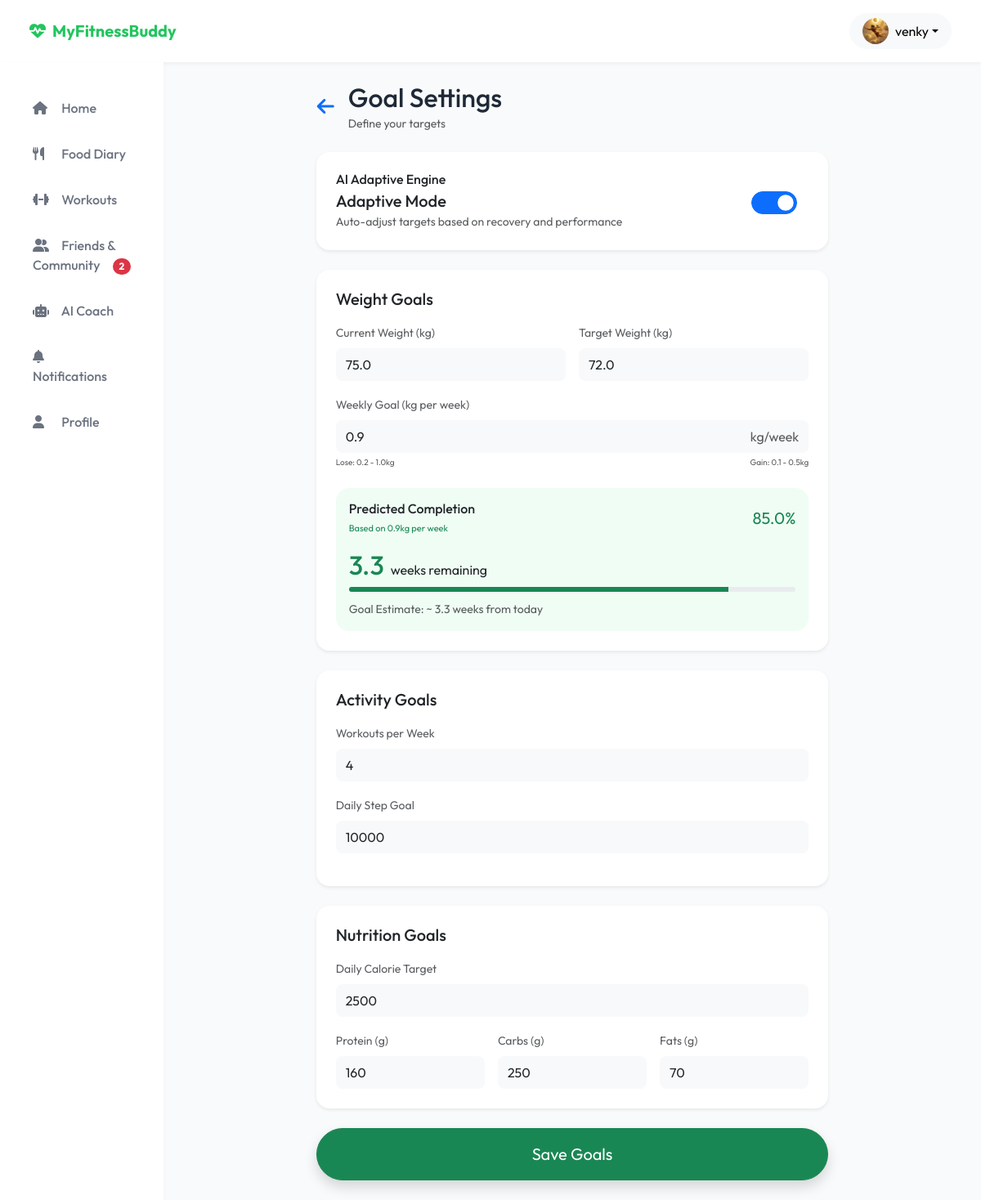
Screenshot of /goal-settings/ (signed in) with the database file from the repository.
### users/models.py (models this page shows, shortened)
class User(AbstractUser):
    phone_number = models.CharField(max_length=15, unique=True, null=True, blank=True)
    email = models.EmailField(unique=True)
    gender = models.CharField(max_length=10, null=True, blank=True)
    age = models.IntegerField(null=True, blank=True)
    country = models.CharField(max_length=100, null=True, blank=True)
    height_feet = models.IntegerField(null=True, blank=True)
    height_inches = models.IntegerField(null=True, blank=True)
    height_cm = models.FloatField(null=True, blank=True)
    current_weight = models.FloatField(null=True, blank=True)
    goal_weight = models.FloatField(null=True, blank=True)
    weight_kg = models.FloatField(null=True, blank=True)
    activity_level = models.CharField(max_length=50, null=True, blank=True)
    goals_completed = models.BooleanField(default=False)
    USERNAME_FIELD = 'email'
    REQUIRED_FIELDS = ['username']

class UserProfile(models.Model):
    user = models.OneToOneField(User, on_delete=models.CASCADE, related_name='profile')
    full_name = models.CharField(max_length=255, null=True, blank=True)
    bio = models.TextField(null=True, blank=True)
    profile_photo = models.ImageField(upload_to='profiles/', null=True, blank=True)
    fitness_level = models.CharField(max_length=50, null=True, blank=True)
    meal_planning_freq = models.CharField(max_length=50, null=True, blank=True)
    weekly_meal_plans = models.CharField(max_length=50, null=True, blank=True)
    weekly_goal = models.CharField(max_length=100, null=True, blank=True)
    streak = models.IntegerField(default=0)
    longest_streak = models.IntegerField(default=0)
    level = models.IntegerField(default=1)
    workouts_completed = models.IntegerField(default=0)
    xp = models.IntegerField(default=0)
    goals = models.ManyToManyField(Goal, blank=True)
    barriers = models.ManyToManyField(Barrier, blank=True)
    habits = models.ManyToManyField(Habit, blank=True)

class UserGoalSettings(models.Model):
    user = models.OneToOneField(settings.AUTH_USER_MODEL, on_delete=models.CASCADE, related_name='goal_settings')
    primary_goal = models.CharField(max_length=50, default="BuildMuscle")
    current_weight = models.FloatField(default=72.0)
    target_weight = models.FloatField(default=75.0)
    weekly_goal_weight = models.FloatField(default=0.5)
    current_body_fat = models.FloatField(default=18.0)
    target_body_fat = models.FloatField(default=15.0)
    muscle_mass_goal = models.FloatField(default=35.0)
    workouts_per_week = models.IntegerField(default=4)
    daily_step_goal = models.IntegerField(default=10000)
    weekly_calorie_burn_goal = models.IntegerField(default=2000)
    daily_calorie_target = models.IntegerField(default=2500)
    protein_g = models.IntegerField(default=160)
    carbs_g = models.IntegerField(default=250)
    fats_g = models.IntegerField(default=70)
    is_adaptive_mode_enabled = models.BooleanField(default=False)
    quiet_hours_from = models.CharField(max_length=5, default="22:00")
    quiet_hours_to = models.CharField(max_length=5, default="07:00")

### web/views.py (the view, shortened to what this page needs)
# urls.py: path('goal-settings/', views.goal_settings_view, name='goal_settings'),
@login_required(login_url='login')
def goal_settings_view(request):
    goals_q, created = UserGoalSettings.objects.get_or_create(user=request.user)
    current_w = request.user.current_weight or 72.0
    target_w = goals_q.target_weight or 72.0
    weekly_w = goals_q.weekly_goal_weight or 0.5
    weight_diff = abs(current_w - target_w)
    weeks_remaining = round(weight_diff / weekly_w, 1) if weekly_w > 0 else 0
    completion_percentage = 0
    if weight_diff == 0:
        completion_percentage = 100
    else:
        completion_percentage = max(5, min(95, 100 - (weight_diff * 5)))
    context = {
        'goals': goals_q,
        'weeks_remaining': weeks_remaining,
        'completion_percentage': completion_percentage,
    }
    return render(request, 'web/goal_settings.html', context)

### web/context_processors.py (called while the page is built)
def social_context(request):
    if request.user.is_authenticated:
        pending_count = FriendRequest.objects.filter(receiver=request.user, status='pending').count()
        return {
            'pending_friend_requests_count': pending_count
        }
    return {
        'pending_friend_requests_count': 0
    }

### templates/web/goal_settings.html (shortened to what this page needs)
{% extends 'web/base.html' %}
{% block content %}
<div class="row justify-content-center">
    <div class="col-lg-8 col-md-10">
        <div class="d-flex align-items-center mb-4">
            <a href="{% url 'profile' %}" class="btn btn-link text-decoration-none p-0 me-3">
                <i class="fas fa-arrow-left text-primary fs-4"></i>
            </a>
            <div>
                <h2 class="font-weight-bold mb-0">Goal Settings</h2>
                <small class="text-muted">Define your targets</small>
            </div>
        </div>
        <form method="POST">
            <div class="card p-4 mb-4 border-0 shadow-sm rounded-4">
                <div class="d-flex justify-content-between align-items-center">
                    <div>
                        <h6 class="font-weight-bold mb-1">AI Adaptive Engine</h6>
                        <h5 class="mb-0">Adaptive Mode</h5>
                        <small class="text-muted">Auto-adjust targets based on recovery and performance</small>
                    </div>
                    <div class="form-check form-switch">
                        <input class="form-check-input fs-3" type="checkbox" role="switch" checked>
                    </div>
                </div>
            </div>
            <div class="card p-4 mb-4 border-0 shadow-sm rounded-4">
                <h5 class="font-weight-bold mb-3">Weight Goals</h5>
                <div class="row g-3">
                    <div class="col-6">
                        <label class="form-label text-muted small">Current Weight (kg)</label>
                        <input type="number" step="0.1" name="current_weight" class="form-control bg-light border-0 py-2 rounded-3" value="{{ request.user.current_weight|default:80.0 }}">
                    </div>
                    <div class="col-6">
                        <label class="form-label text-muted small">Target Weight (kg)</label>
                        <input type="number" step="0.1" name="target_weight" class="form-control bg-light border-0 py-2 rounded-3" value="{{ goals.target_weight|default:70.0 }}">
                    </div>
                    <div class="col-12 mt-3">
                        <label class="form-label text-muted small">Weekly Goal (kg per week)</label>
                        <div class="input-group">
                            <input type="number" step="0.1" name="weekly_goal_weight" class="form-control bg-light border-0 py-2 rounded-start-3" value="{{ goals.weekly_goal_weight|default:0.5 }}">
                            <span class="input-group-text bg-light border-0 text-muted small rounded-end-3">kg/week</span>
                        </div>
                        <div class="d-flex justify-content-between mt-1">
                            <small class="text-muted" style="font-size: 10px;">Lose: 0.2 - 1.0kg</small>
                            <small class="text-muted" style="font-size: 10px;">Gain: 0.1 - 0.5kg</small>
                        </div>
                    </div>
                </div>
                {% if weeks_remaining > 0 %}
                <div class="mt-4 p-3 rounded-4" style="background-color: #F0FDF4;">
                    <div class="d-flex justify-content-between align-items-center mb-2">
                        <div>
                            <h6 class="font-weight-bold text-dark mb-0">Predicted Completion</h6>
                            <small class="text-success" style="font-size: 11px;">Based on {{ goals.weekly_goal_weight }}kg per week</small>
                        </div>
                        <span class="text-success font-weight-bold fs-5">{{ completion_percentage }}%</span>
                    </div>
                    <div class="d-flex align-items-baseline mb-2 mt-3">
                        <h2 class="mb-0 text-success font-weight-bold me-2">{{ weeks_remaining }}</h2>
                        <span class="text-dark font-weight-bold">weeks remaining</span>
                    </div>
                    <div class="progress mb-2" style="height: 6px;">
                        <div class="progress-bar bg-success" role="progressbar" style="width: {{ completion_percentage }}%;"></div>
                    </div>
                    <small class="text-muted">Goal Estimate: ~ {{ weeks_remaining }} weeks from today</small>
                </div>
                {% else %}
                <div class="mt-4 p-3 rounded-4 bg-light">
                    <p class="mb-0 text-center text-muted">Set a target weight and weekly goal to see prediction.</p>
                </div>
                {% endif %}
            </div>
            <div class="card p-4 mb-4 border-0 shadow-sm rounded-4">
                <h5 class="font-weight-bold mb-3">Activity Goals</h5>
                <div class="mb-3">
                    <label class="form-label text-muted small">Workouts per Week</label>
                    <input type="number" name="workouts_per_week" class="form-control bg-light border-0 py-2 rounded-3" value="4">
                </div>
                <div class="mb-3">
                    <label class="form-label text-muted small">Daily Step Goal</label>
                    <input type="number" name="daily_step_goal" class="form-control bg-light border-0 py-2 rounded-3" value="{{ goals.daily_step_goal|default:10000 }}">
                </div>
            </div>
            <div class="card p-4 mb-4 border-0 shadow-sm rounded-4">
                <h5 class="font-weight-bold mb-3">Nutrition Goals</h5>
                <div class="mb-3">
                    <label class="form-label text-muted small">Daily Calorie Target</label>
                    <input type="number" name="daily_calorie_target" class="form-control bg-light border-0 py-2 rounded-3" value="{{ goals.daily_calorie_target|default:2500 }}">
                </div>
                <div class="row g-3">
                    <div class="col-4">
                        <label class="form-label text-muted small">Protein (g)</label>
                        <input type="number" name="protein_g" class="form-control bg-light border-0 py-2 rounded-3" value="{{ goals.protein_g|default:160 }}">
                    </div>
                    <div class="col-4">
                        <label class="form-label text-muted small">Carbs (g)</label>
                        <input type="number" name="carbs_g" class="form-control bg-light border-0 py-2 rounded-3" value="{{ goals.carbs_g|default:250 }}">
                    </div>
                    <div class="col-4">
                        <label class="form-label text-muted small">Fats (g)</label>
                        <input type="number" name="fats_g" class="form-control bg-light border-0 py-2 rounded-3" value="{{ goals.fats_g|default:70 }}">
                    </div>
                </div>
            </div>
            <button type="submit" class="btn btn-success w-100 rounded-pill py-3 font-weight-bold shadow fs-5">
                Save Goals
            </button>
        </form>
    </div>
</div>
{% endblock %}

### templates/web/base.html (shortened to what this page needs)
<!DOCTYPE html>
<html lang="en">
<head>
    <link href="https://cdn.jsdelivr.net/npm/bootstrap@5.3.0/dist/css/bootstrap.min.css" rel="stylesheet">
    <link rel="stylesheet" href="https://cdnjs.cloudflare.com/ajax/libs/font-awesome/6.4.0/css/all.min.css">
</head>
<body>
    {% if not hide_nav %}
    <nav class="navbar navbar-expand-lg navbar-light">
        <div class="container-fluid">
            <a class="navbar-brand d-flex align-items-center" href="/">
                <i class="fas fa-heartbeat me-2"></i> MyFitnessBuddy
            </a>
            <div class="ms-auto d-flex align-items-center">
                {% if user.is_authenticated %}
                <div class="dropdown">
                    <button class="btn btn-light dropdown-toggle d-flex align-items-center" type="button" id="userMenu" data-bs-toggle="dropdown" aria-expanded="false" style="border-radius: 50px; padding: 5px 15px;">
                        <img src="{% if user.profile.profile_photo %}{{ user.profile.profile_photo.url }}{% else %}https://ui-avatars.com/api/?name={{ user.username }}&background=22C55E&color=fff{% endif %}" alt="Profile" class="rounded-circle me-2" style="width: 32px; height: 32px; object-fit: cover;">
                        <span class="d-none d-md-inline">{{ user.username }}</span>
                    </button>
                </div>
                {% else %}
                <a href="{% url 'login' %}" class="btn btn-outline-success me-2 rounded-pill px-4">Login</a>
                <a href="{% url 'signup' %}" class="btn btn-primary rounded-pill px-4">Signup</a>
                {% endif %}
            </div>
        </div>
    </nav>
    {% endif %}
    <div class="container-fluid">
        <div class="row">
            {% if user.is_authenticated and not hide_nav %}
            <div class="col-lg-2 sidebar">
                <div class="nav flex-column">
                    <a class="nav-link {% if request.resolver_match.url_name == 'dashboard' %}active{% endif %}" href="{% url 'dashboard' %}">
                        <i class="fas fa-home"></i> Home
                    </a>
                    <a class="nav-link {% if request.resolver_match.url_name == 'food' %}active{% endif %}" href="{% url 'food' %}">
                        <i class="fas fa-utensils"></i> Food Diary
                    </a>
                    <a class="nav-link {% if request.resolver_match.url_name == 'workout' %}active{% endif %}" href="{% url 'workout' %}">
                        <i class="fas fa-dumbbell"></i> Workouts
                    </a>
                    <a class="nav-link {% if request.resolver_match.url_name == 'friends' %}active{% endif %}" href="{% url 'friends' %}">
                        <i class="fas fa-user-friends"></i> Friends & Community
                        {% if pending_friend_requests_count > 0 %}
                            <span class="badge bg-danger rounded-pill float-end small mt-1">{{ pending_friend_requests_count }}</span>
                        {% endif %}
                    </a>
                    <a class="nav-link {% if request.resolver_match.url_name == 'ai_coach' %}active{% endif %}" href="{% url 'ai_coach' %}">
                        <i class="fas fa-robot"></i> AI Coach
                    </a>
                    <a class="nav-link {% if request.resolver_match.url_name == 'notifications' %}active{% endif %}" href="{% url 'notifications' %}">
                        <i class="fas fa-bell"></i> Notifications
                    </a>
                    <a class="nav-link {% if request.resolver_match.url_name == 'profile' %}active{% endif %}" href="{% url 'profile' %}">
                        <i class="fas fa-user"></i> Profile
                    </a>
                </div>
            </div>
            {% endif %}
            <main class="{% if user.is_authenticated and not hide_nav %}col-lg-10{% else %}col-12{% endif %} p-4">
                {% block content %}{% endblock %}
            </main>
        </div>
    </div>
</body>
</html>

### templates/web/base.html (style rules this page uses)
:root { --primary-green: #22C55E; --dark-gray: #1F2937; --light-bg: #F9FAFB; --card-shadow: 0 4px 6px -1px rgba(0, 0, 0, 0.1), 0 2px 4px -1px rgba(0, 0, 0, 0.06); }
body { font-family: 'Outfit', sans-serif; background-color: var(--light-bg); color: var(--dark-gray); }
.navbar { background-color: white; box-shadow: 0 2px 4px rgba(0,0,0,0.05); padding: 1rem 1.5rem; }
.navbar-brand { font-weight: 700; color: var(--primary-green); }
.sidebar { background-color: white; min-height: calc(100vh - 72px); padding: 2rem 1.5rem; position: sticky; top: 72px; box-shadow: 2px 0 4px rgba(0,0,0,0.02); }
.nav-link { color: #6B7280; padding: 0.75rem 1rem; border-radius: 12px; margin-bottom: 0.5rem; transition: all 0.2s ease; font-weight: 500; }
.nav-link i { margin-right: 12px; width: 20px; }
.card { border: none; border-radius: 20px; box-shadow: var(--card-shadow); margin-bottom: 1.5rem; }

### rows the page displays
User: profile_photo (picture), username "venky", current_weight "75.0"
UserGoalSettings: target_weight "72.0", weekly_goal_weight "0.9", daily_step_goal "10000", daily_calorie_target "2500", protein_g "160", carbs_g "250", fats_g "70"

### other values shown
{{ pending_friend_requests_count }} "2"
{{ completion_percentage }} "85.0"
{{ weeks_remaining }} "3.3"
